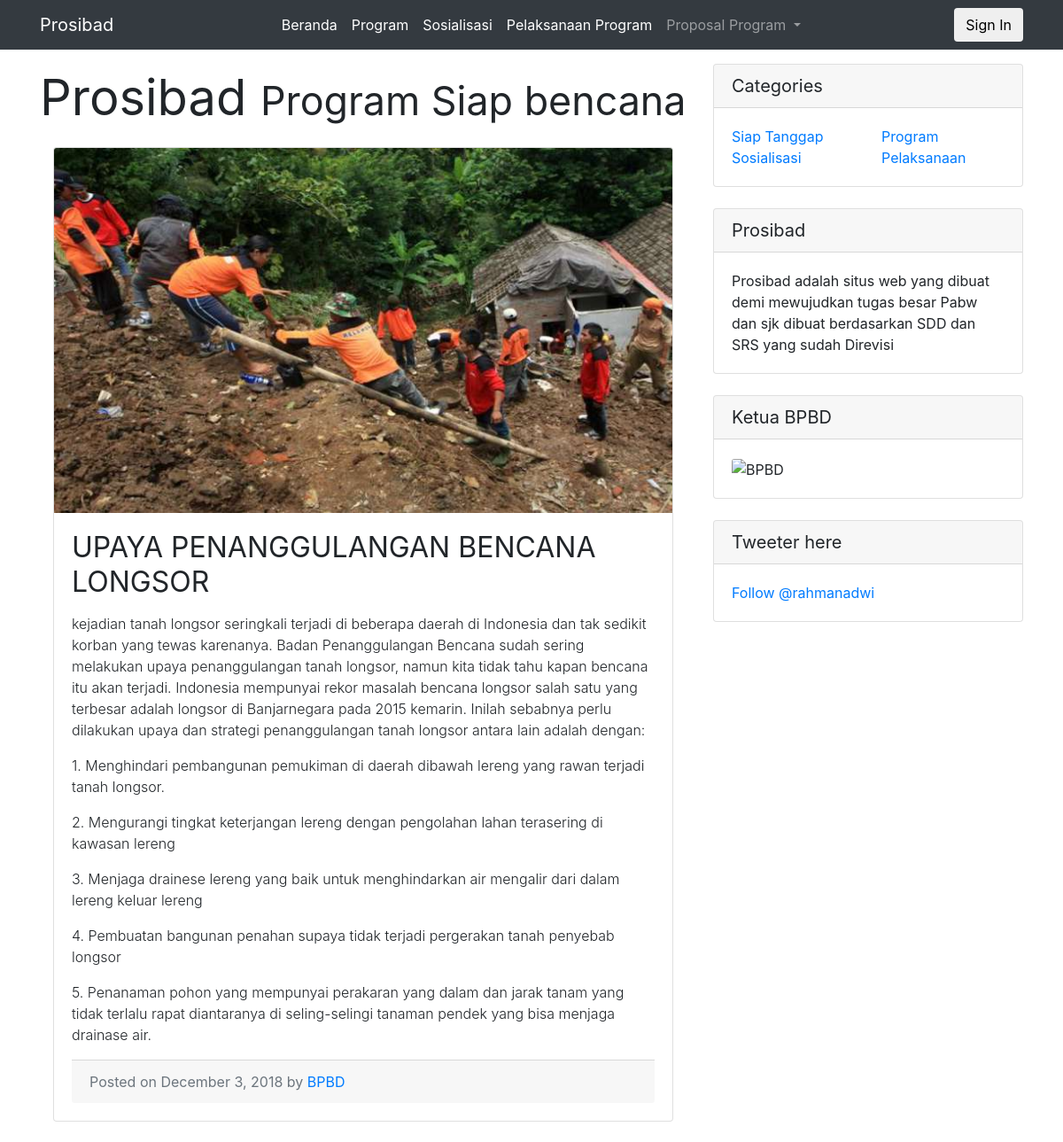
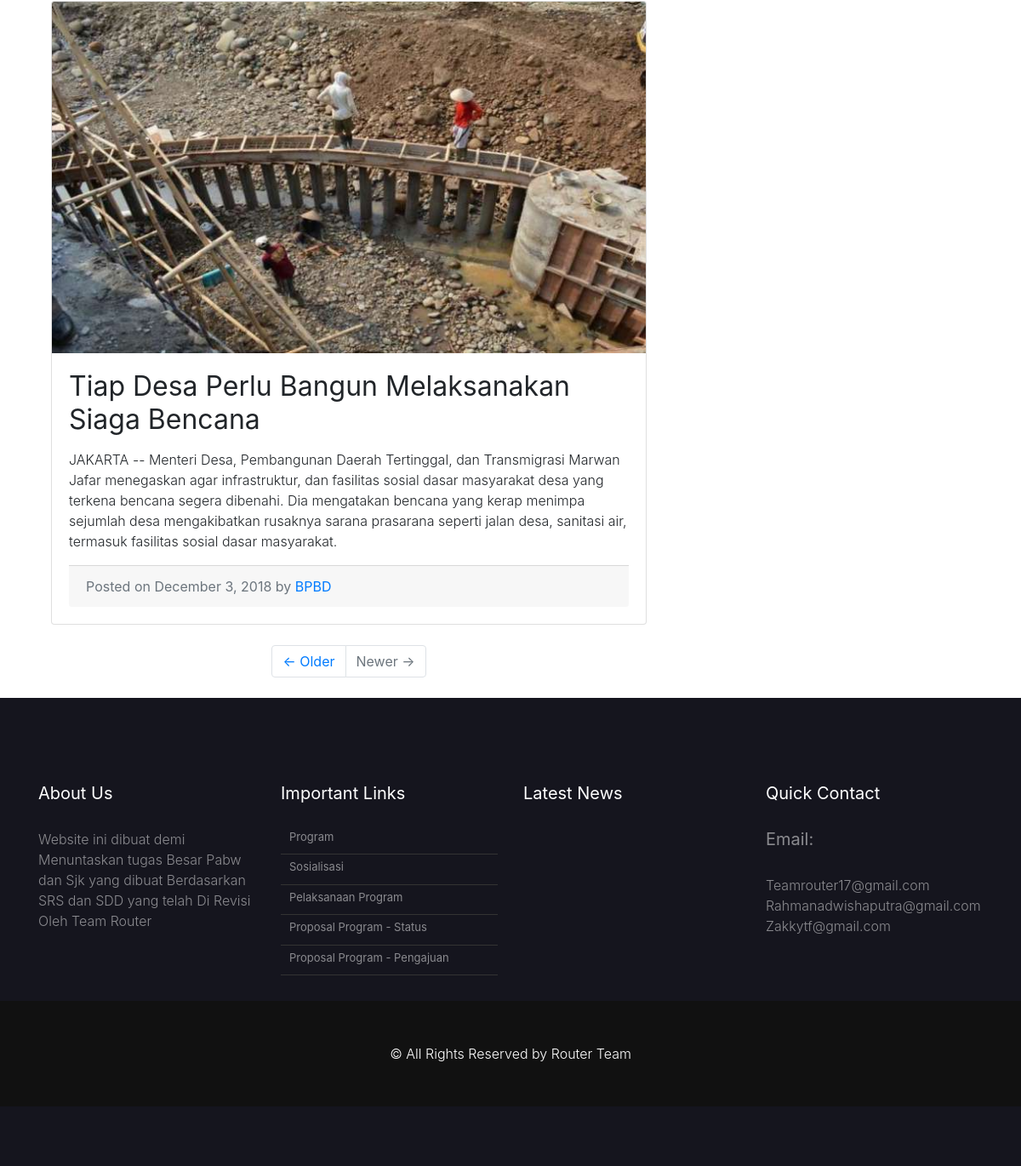
The page /index.php/link/viewpelaksanaan on the database its author committed (2 pictures, top to bottom).
### tables this page shows
CREATE TABLE `tbl_pelpro` (
  `pelpro_id` int(11) NOT NULL,
  `pelpro_judul` varchar(150) DEFAULT NULL,
  `pelpro_isi` text,
  `pelpro_image` varchar(40) DEFAULT NULL,
  `pelpro_tanggal` timestamp NOT NULL DEFAULT CURRENT_TIMESTAMP
);

### application/controllers/link.php (called while the page is built, shortened)
<?php
class link extends CI_Controller {
  function __construct(){
    $this->load->model('m_berita');
    $this->load->model('m_program');
    $this->load->model('m_sls');
    $this->load->model('m_pelpro');
    $this->load->model('m_nilai');
        $this->load->library('upload');
                $this->load->helper(array('url'));
  }
  public function viewpelaksanaan()
  {
    $x['data']=$this->m_pelpro->get_all_pelpro();
    $this->load->view('Pelaksanaan',$x);
  }
}

### index.php (called while the page is built, shortened)
<?php
require_once BASEPATH.'core/CodeIgniter.php';

### application/models/M_pelpro.php (called while the page is built, shortened)
<?php
class M_pelpro extends CI_Model{
	function get_all_pelpro(){
		$hsl=$this->db->query("SELECT * FROM tbl_pelpro ORDER BY pelpro_id DESC");
		return $hsl;
	}
}

### application/views/Pelaksanaan.php (the view, shortened to what this page needs)
<!DOCTYPE html>
  <head>
<link href="//maxcdn.bootstrapcdn.com/bootstrap/4.1.3/css/bootstrap.min.css" rel="stylesheet" id="bootstrap-css">
    <link  rel="stylesheet" href="<?php echo base_url().'/css/gaya.css'?>"  type="text/css" media="all" >
  </head>
  <body>
    <nav class="navbar navbar-expand-lg navbar-dark bg-dark sticky-top">
      <div class="container">
        <a class="navbar-brand" href="#">Prosibad</a>
        <div class="collapse navbar-collapse" id="navbarResponsive">
          <ul class="navbar-nav ml-auto">
            <div class="nav-link">
              <?php echo anchor('Welcome/index','<div class="customcolor"> Beranda </div>'); ?>
            </div>
             <li class="nav-item">
            <div class="nav-link">
              <?php echo anchor('link/viewprogram','<div class="customcolor"> Program </div>'); ?>
            </div>
          </li>
            <li class="nav-item">
              <div class="nav-link">
              <?php echo anchor('link/viewsosial','<div class="customcolor"> Sosialisasi </div>'); ?>
            </div>
            </li>
           <li class="nav-item">
              <div class="nav-link">
              <?php echo anchor('link/viewpelaksanaan','<div class="customcolor"> Pelaksanaan Program </div>'); ?>
              </div>
            </li>
      <li class="nav-item dropdown">
        <a class="nav-link dropdown-toggle" href="#" id="navbarDropdown" role="button" data-toggle="dropdown" aria-haspopup="true" aria-expanded="false">
          Proposal Program
        </a>
      </li>
          </ul>
      <div class="ml-auto my-2 my-lg-0">
<button class="btn btn-outline"><?php echo anchor('Login/index','<div class="dropcolor"> Sign In </div>');?></button>
</div></div>
</div>
    </nav>
    <div class="container">
      <div class="row">
        <div class="col-md-8">
          <h1 class="my-4">Prosibad
            <small>Program Siap bencana</small>
          </h1>
  <div class="container">
    <?php
      function limit_words($string, $word_limit){
                $words = explode(" ",$string);
                return implode(" ",array_splice($words,0,$word_limit));
            }
      foreach ($data->result_array() as $i) :
        $id=$i['pelpro_id'];
        $judul=$i['pelpro_judul'];
        $image=$i['pelpro_image'];
        $isi=$i['pelpro_isi'];
    ?>
     <div class="card mb-4">
            <img class="card-img-top" src="<?php echo base_url().'assets/images/'.$image;?>" alt="Card image cap">
            <div class="card-body">
              <h2 class="card-title"><?php echo $judul;?></h2>
              <p class="card-text"><?php echo limit_words($isi,90000);?><a href="<?php echo base_url().'index.php/post_pelpro/view/'.$id;?>"></a></p>
            <div class="card-footer text-muted">
              Posted on December 3, 2018 by
              <a href="#">BPBD</a>
            </div>
          </div>
      </div>
    <?php endforeach;?>
  </div>
          <ul class="pagination justify-content-center mb-4">
            <li class="page-item">
              <a class="page-link" href="#">← Older</a>
            </li>
            <li class="page-item disabled">
              <a class="page-link" href="#">Newer →</a>
            </li>
          </ul>
        </div>
        <div class="col-md-4">
          <div class="card my-3">
            <h5 class="card-header">Categories</h5>
            <div class="card-body">
              <div class="row">
                <div class="col-lg-6">
                  <ul class="list-unstyled mb-0">
                    <li>
                      <a href="index">Siap Tanggap</a>
                    </li>
                    <li>
                  <?php echo anchor('link/viewsosial','<div> Sosialisasi </div>'); ?>
                    </li>
                  </ul>
                </div>
                <div class="col-lg-6">
                  <ul class="list-unstyled mb-0">
                    <li>
                <?php echo anchor('link/viewprogram','<div> Program </div>'); ?>
                    </li>
                    <li>
                      <?php echo anchor('link/viewpelaksanaan','<div> Pelaksanaan </div>'); ?>
                    </li>
                  </ul>
                </div>
              </div>
            </div>
          </div>
          <div class="card my-4">
            <h5 class="card-header">Prosibad</h5>
            <div class="card-body">
              Prosibad adalah situs web yang dibuat demi mewujudkan tugas besar Pabw dan sjk
              dibuat berdasarkan SDD dan SRS yang sudah Direvisi
            </div>
          </div>
          <div class="card my-4">
            <h5 class="card-header">Ketua BPBD</h5>
            <div class="card-body">
              <img class="card-img-top" src="https://pbs.twimg.com/profile_images/842298737011519488/Yx0yMvJu_400x400.jpg" alt="BPBD">
            </div>
          </div>
          <div class="card my-4">
            <h5 class="card-header">Tweeter here</h5>
            <div class="card-body">
<a href="https://twitter.com/rahmanadwi" class="twitter-follow-button" data-show-count="false">Follow @rahmanadwi</a><script async src="https://platform.twitter.com/widgets.js" charset="utf-8"></script>
            </div>
          </div>
        </div>
      </div>
    </div>
    <footer class="kilimanjaro_area">
        <div class="foo_top_header_one section_padding_100_70">
            <div class="container">
                <div class="row">
                    <div class="col-12 col-md-6 col-lg-3">
                        <div class="kilimanjaro_part">
                            <h5>About Us</h5>
                            <p>
                              Website ini dibuat demi Menuntaskan tugas Besar Pabw dan Sjk yang dibuat Berdasarkan SRS dan SDD yang telah Di Revisi Oleh Team Router
                            </p>
                        </div>
                    </div>
                    <div class="col-12 col-md-6 col-lg-3">
                        <div class="kilimanjaro_part">
                            <h5>Important Links</h5>
                            <ul class="kilimanjaro_links">
                                <li><a href="<?= site_url('korporat/program'); ?>"><i class="fa fa-angle-right" aria-hidden="true"></i>Program</a></li>
                                <li><a href="<?= site_url('korporat/sosialisasi'); ?>"><i class="fa fa-angle-right" aria-hidden="true"></i>Sosialisasi</a></li>
                                <li><a href="<?= site_url('korporat/pelaksanaan'); ?>"><i class="fa fa-angle-right" aria-hidden="true"></i>Pelaksanaan Program</a></li>
                                <li><a href="<?= site_url('korporat/status') ?>"><i class="fa fa-angle-right" aria-hidden="true"></i>Proposal Program - Status</a></li>
                                <li><a href="<?= site_url('korporat/pengajuan') ?>"><i class="fa fa-angle-right" aria-hidden="true"></i>Proposal Program - Pengajuan</a></li>
                            </ul>
                        </div>
                    </div>
                    <div class="col-12 col-md-6 col-lg-3">
                        <div class="kilimanjaro_part">
                            <h5>Latest News</h5>
                        </div>
                    </div>
                    <div class="col-12 col-md-6 col-lg-3">
                        <div class="kilimanjaro_part">
                            <h5>Quick Contact</h5>
                            <div class="kilimanjaro_single_contact_info">
                            <div class="kilimanjaro_single_contact_info">
                                <h5>Email:</h5>
                                <p>Teamrouter17@gmail.com<br> Rahmanadwishaputra@gmail.com
                                <br> Zakkytf@gmail.com</p>
                            </div>
                        </div>
                    </div>
                </div>
            </div>
        </div>
    <footer>
        <div class=" kilimanjaro_bottom_header_one section_padding_50 text-center">
            <div class="container">
                <div class="row">
                    <div class="col-12">
                        <p>© All Rights Reserved by Router Team</p>
                    </div>
                </div>
            </div>
        </div>
    </footer>
  </body>
</html>

### css/gaya.css (style rules this page uses)
.customcolor { color: white; }
a { text-decoration: none !important; }
.dropcolor { color: #000000; }
h1 { font-size: 3.5rem; font-weight: 300; line-height: 1.1; }
.kilimanjaro_area { position: relative; z-index: 1; }
.foo_top_header_one { background-color: #15151e; color: #fff; }
.section_padding_100_70 { padding-top: 100px; padding-bottom: 70px; }
.foo_top_header_one { color: #fff; }
.kilimanjaro_part { margin-bottom: 30px; }
.foo_top_header_one .kilimanjaro_part > h5 { color: #fff; }
.kilimanjaro_part h4, .kilimanjaro_part h5 { margin-bottom: 30px; }
.kilimanjaro_single_contact_info > p, .kilimanjaro_single_contact_info > h5, .kilimanjaro_blog_area > a, .foo_top_header_one .kilimanjaro_part > p { color: rgba(255,255,255,.5); }
p, ul li, ol li { font-weight: 300; }
ul { margin: 0; padding: 0; }
.kilimanjaro_bottom_header_one { background-color: #111; }
.section_padding_50 { padding: 50px 0; }
.kilimanjaro_bottom_header_one p { color: #fff; margin: 0; }
a, h1, h2, h3, h4, h5, h6 { font-weight: 400; }
ol li, ul li { list-style: outside none none; }
.kilimanjaro_links a { border-bottom: 1px solid #333; color: rgba(255,255,255,.5); display: block; font-size: 13px; margin-bottom: 5px; padding-bottom: 10px; }
.kilimanjaro_links a { color: rgba(255,255,255,.5); font-size: 13px; }
.kilimanjaro_links a i { padding-right: 10px; }

### rows shown on the page
tbl_pelpro: pelpro_image (picture), pelpro_judul "UPAYA PENANGGULANGAN BENCANA LONGSOR", pelpro_isi "kejadian tanah longsor seringkali terjadi di beberapa daerah di Indonesia dan tak sedikit korban yang tewas karenanya. Badan Penanggulangan Bencana sudah sering melakukan upaya penanggulangan tanah longsor, namun kita tidak tahu kapan bencana itu akan terjadi. Indonesia mempunyai rekor masalah bencana longsor salah satu yang terbesar adalah longsor di Banjarnegara pada 2015 kemarin. Inilah sebabnya perlu dilakukan upaya dan strategi penanggulangan tanah longsor antara lain adalah dengan: 1. Menghindari pembangunan pemukiman di daerah dibawah lereng yang rawan terjadi tanah longsor. 2. Mengurangi tingkat keterjangan lereng dengan pengolahan lahan terasering di kawasan lereng 3. Menjaga…"
tbl_pelpro: pelpro_image (picture), pelpro_judul "Tiap Desa Perlu Bangun Melaksanakan Siaga Bencana", pelpro_isi "JAKARTA -- Menteri Desa, Pembangunan Daerah Tertinggal, dan Transmigrasi Marwan Jafar menegaskan agar infrastruktur, dan fasilitas sosial dasar masyarakat desa yang terkena bencana segera dibenahi. Dia mengatakan bencana yang kerap menimpa sejumlah desa mengakibatkan rusaknya sarana prasarana seperti jalan desa, sanitasi air, termasuk fasilitas sosial dasar masyarakat."

### other values the page prints
anchor('Welcome/index','<div class="customcolor"> Beranda </div>') "Beranda"
anchor('link/viewprogram','<div class="customcolor"> Program </div>') "Program"
anchor('Login/index','<div class="dropcolor"> Sign In </div>') "Sign In"
anchor('link/viewsosial','<div> Sosialisasi </div>') "Sosialisasi"
anchor('link/viewprogram','<div> Program </div>') "Program"
anchor('link/viewpelaksanaan','<div> Pelaksanaan </div>') "Pelaksanaan"
